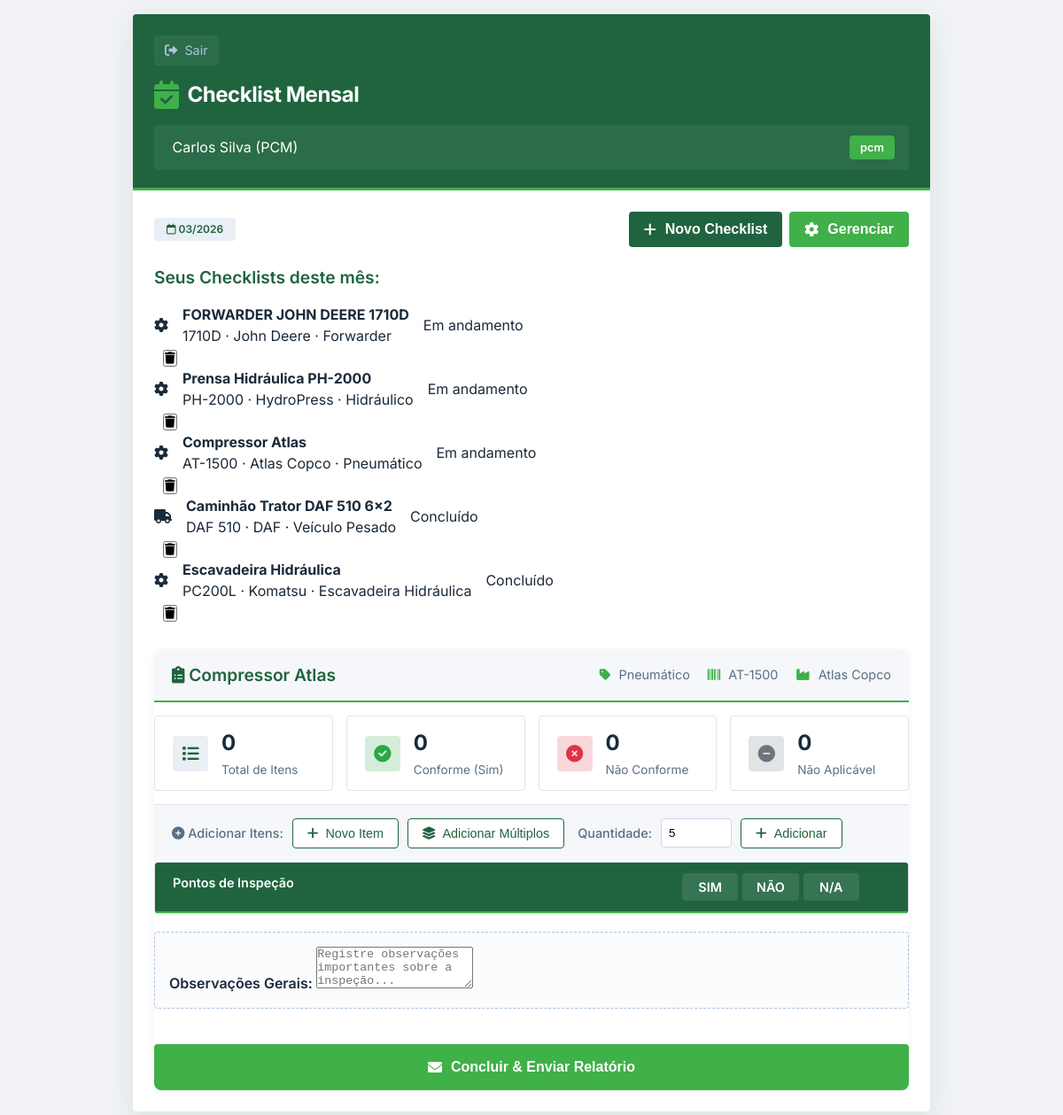
The app's page /modulo/checklist?checklist_id=3 (signed in) with its own data.
### app.py (models this page shows, shortened)
class Usuario(db.Model):
    __tablename__ = 'usuarios'
    id = db.Column(db.Integer, primary_key=True)
    nome = db.Column(db.String(100), nullable=False)
    login = db.Column(db.String(50), unique=True, nullable=False)
    senha = db.Column(db.String(100), nullable=False)
    perfil = db.Column(db.String(20), nullable=False)  # 'manutentor', 'pcm', 'operador'
    modulo_acesso = db.Column(db.String(50))  # 'leitura', 'checklist', 'corretivas', 'todos'
    checklists = db.relationship('Checklist', back_populates='operador', cascade='all, delete-orphan')
    chamados = db.relationship('ChamadoCorretivo', back_populates='manutentor', cascade='all, delete-orphan')

class Checklist(db.Model):
    __tablename__ = 'checklists'
    id = db.Column(db.Integer, primary_key=True)
    equipamento_id = db.Column(db.Integer, db.ForeignKey('equipamentos.id'))
    mes_ano = db.Column(db.String(7))  # MM/YYYY
    operador_id = db.Column(db.Integer, db.ForeignKey('usuarios.id'))
    status = db.Column(db.String(20), default='pendente')  # 'pendente', 'concluido'
    observacoes = db.Column(db.Text)
    data_execucao = db.Column(db.DateTime)
    equipamento = db.relationship('Equipamento', back_populates='checklists')
    operador = db.relationship('Usuario', back_populates='checklists')
    itens = db.relationship('ItemChecklist', back_populates='checklist', cascade='all, delete-orphan')

class Equipamento(db.Model):
    __tablename__ = 'equipamentos'
    id = db.Column(db.Integer, primary_key=True)
    nome = db.Column(db.String(100), nullable=False)
    modelo = db.Column(db.String(50))
    fabricante = db.Column(db.String(100))
    tipo = db.Column(db.String(50))
    manual_pdf = db.Column(db.String(200))
    data_cadastro = db.Column(db.DateTime, default=datetime.utcnow)
    itens_padrao = db.relationship('ItemPadraoChecklist', back_populates='equipamento', cascade='all, delete-orphan')
    checklists = db.relationship('Checklist', back_populates='equipamento', cascade='all, delete-orphan')
    chamados = db.relationship('ChamadoCorretivo', back_populates='equipamento', cascade='all, delete-orphan')

### app.py (the view)
@app.route('/modulo/checklist')
@login_required
@modulo_required('checklist')
def modulo_checklist():
    usuario = Usuario.query.get(session['usuario_id'])
    data_atual = datetime.now()
    mes_ano = data_atual.strftime('%m/%Y')
    novo = request.args.get('new', type=int)
    checklists = Checklist.query.filter_by(
        operador_id=usuario.id,
        mes_ano=mes_ano
    ).all()
    checklist_id = request.args.get('checklist_id', type=int)
    if novo or not checklists:
        checklist = None
    elif checklist_id:
        checklist = Checklist.query.get(checklist_id)
    else:
        checklist = checklists[0] if checklists else None
    equipamentos = Equipamento.query.all()
    return render_template('modulo_checklist.html',
                         usuario=usuario,
                         checklist=checklist,
                         checklists=checklists,  # Passa a lista completa
                         equipamentos=equipamentos,
                         mes_ano=mes_ano)

### templates/modulo_checklist.html (shortened to what this page needs)
<!DOCTYPE html>
<html lang="pt-BR">
<head>
    <link rel="stylesheet" href="https://cdnjs.cloudflare.com/ajax/libs/font-awesome/6.0.0-beta3/css/all.min.css">
    <link rel="stylesheet" href="{{ url_for('static', filename='css/modulo_checklist.css') }}">
</head>
<body>
<div class="app-container">
    <div class="screen">
        <div class="header-aguia">
            <div class="back-button" onclick="window.location.href='/'">
                <i class="fas fa-sign-out-alt"></i> Sair
            </div>
            <div class="header-logo">
                <i class="fas fa-calendar-check"></i> Checklist Mensal
            </div>
            <div class="user-info">
                <span> {{ usuario.nome }} ({{ usuario.perfil|upper }})</span>
                <span class="badge">{{ usuario.perfil }}</span>
            </div>
        </div>
        <div class="content-padded">
            <div style="display:flex; justify-content: space-between; align-items: center; margin-bottom: 20px;">
                <span class="status-tag"><i class="far fa-calendar"></i> {{ mes_ano }}</span>
                <div style="display: flex; gap: 8px;">
                    <button class="btn" style="width: auto; padding: 10px 16px;" onclick="window.location.href='/modulo/checklist?new=1'">
                        <i class="fas fa-plus"></i> Novo Checklist
                    </button>
                    {% if usuario.perfil == 'pcm' %}
                    <button class="btn" style="width: auto; padding: 10px 16px; background: #40b049;" onclick="abrirModalGerenciarEquipamentos()">
                        <i class="fas fa-cog"></i> Gerenciar
                    </button>
                    {% endif %}
                </div>
            </div>
            {% if checklists and checklists|length > 0 and not request.args.get('new') %}
                <h3>Seus Checklists deste mês:</h3>
                <div style="margin-bottom: 20px;">
                    {% for chk in checklists %}
                    <div class="equipamento-card" style="cursor: pointer; position: relative;">
                        <div onclick="window.location.href='/modulo/checklist?checklist_id={{ chk.id }}'" style="display: flex; align-items: center; gap: 16px; flex: 1;">
                            <div class="equipamento-icon">
                                {% if 'daf' in chk.equipamento.nome|lower %}
                                <i class="fas fa-truck"></i>
                                {% else %}
                                <i class="fas fa-cog"></i>
                                {% endif %}
                            </div>
                            <div class="equipamento-info">
                                <h4>{{ chk.equipamento.nome }}</h4>
                                <p>{{ chk.equipamento.modelo }} · {{ chk.equipamento.fabricante }} · {{ chk.equipamento.tipo }}</p>
                            </div>
                            <div class="status-badge {% if chk.status == 'pendente' %}status-pendente{% else %}status-concluido{% endif %}">
                                {% if chk.status == 'pendente' %}Em andamento{% else %}Concluído{% endif %}
                            </div>
                        </div>
                        {% if usuario.perfil == 'pcm' %}
                        <div class="equipamento-actions" style="margin-left: 10px;">
                            <button class="action-btn delete" onclick="event.stopPropagation(); confirmarExcluirChecklist({{ chk.id }}, '{{ chk.equipamento.nome }}')" title="Excluir checklist">
                                <i class="fas fa-trash"></i>
                            </button>
                        </div>
                        {% endif %}
                    </div>
                    {% endfor %}
                </div>
            {% endif %}
            {% if checklist %}
                <div class="checklist-container" style="margin-top: 30px;">
                    <div class="checklist-header">
                        <h3><i class="fas fa-clipboard-list"></i> {{ checklist.equipamento.nome }}</h3>
                        <div class="checklist-info">
                            <span><i class="fas fa-tag"></i> {{ checklist.equipamento.tipo }}</span>
                            <span><i class="fas fa-barcode"></i> {{ checklist.equipamento.modelo }}</span>
                            <span><i class="fas fa-industry"></i> {{ checklist.equipamento.fabricante }}</span>
                        </div>
                    </div>
                    <div class="checklist-stats">
                        <div class="stat-card">
                            <div class="stat-icon total">
                                <i class="fas fa-list"></i>
                            </div>
                            <div class="stat-info">
                                <h4>{{ checklist.itens|length }}</h4>
                                <p>Total de Itens</p>
                            </div>
                        </div>
                        <div class="stat-card">
                            <div class="stat-icon sim">
                                <i class="fas fa-check-circle"></i>
                            </div>
                            <div class="stat-info">
                                <h4 id="totalSim">0</h4>
                                <p>Conforme (Sim)</p>
                            </div>
                        </div>
                        <div class="stat-card">
                            <div class="stat-icon nao">
                                <i class="fas fa-times-circle"></i>
                            </div>
                            <div class="stat-info">
                                <h4 id="totalNao">0</h4>
                                <p>Não Conforme</p>
                            </div>
                        </div>
                        <div class="stat-card">
                            <div class="stat-icon na">
                                <i class="fas fa-minus-circle"></i>
                            </div>
                            <div class="stat-info">
                                <h4 id="totalNA">0</h4>
                                <p>Não Aplicável</p>
                            </div>
                        </div>
                    </div>
                    {% if checklist.status == 'pendente' %}
                    <div class="checklist-toolbar">
                        <div class="toolbar-group">
                            <label><i class="fas fa-plus-circle"></i> Adicionar Itens:</label>
                            <button class="toolbar-btn" onclick="abrirModalAdicionarItem()">
                                <i class="fas fa-plus"></i> Novo Item
                            </button>
                            <button class="toolbar-btn" onclick="adicionarLinhasEmBranco()">
                                <i class="fas fa-layer-group"></i> Adicionar Múltiplos
                            </button>
                        </div>
                        <div class="toolbar-group">
                            <label>Quantidade:</label>
                            <input type="number" id="qtdLinhas" min="1" max="20" value="5">
                            <button class="toolbar-btn" onclick="adicionarLinhasEmBranco()">
                                <i class="fas fa-plus"></i> Adicionar
                            </button>
                        </div>
                    </div>
                    {% endif %}
                    <div class="checklist-grid">
                        <div class="checklist-header-row">
                            <div class="checklist-header-item">Pontos de Inspeção</div>
                            <div class="checklist-header-status">
                                <span>SIM</span>
                                <span>NÃO</span>
                                <span>N/A</span>
                            </div>
                            <div class="checklist-header-item"></div>
                        </div>
                    </div>
                    <div class="obs-box" style="margin-top: 20px;">
                        <label style="font-weight:600;">Observações Gerais:</label>
                        <textarea rows="3" id="observacoes" placeholder="Registre observações importantes sobre a inspeção..."
                                  {% if checklist.status == 'concluido' %}readonly{% endif %}>{{ checklist.observacoes or '' }}</textarea>
                    </div>
                    {% if checklist.status == 'pendente' %}
                    <button class="btn" style="background:#40b049; margin-top:20px;" onclick="finalizarChecklist({{ checklist.id }})">
                        <i class="fas fa-envelope"></i> Concluir & Enviar Relatório
                    </button>
                    {% endif %}
                </div>
            {% endif %}
        </div>
    </div>
</div>
</body>
</html>

### records on screen
Usuario: nome "Carlos Silva", perfil "PCM", perfil "pcm"
Checklist: equipamento.nome "FORWARDER JOHN DEERE 1710D", equipamento.modelo "1710D", equipamento.fabricante "John Deere", equipamento.tipo "Forwarder", status "Em andamento"
Checklist: equipamento.nome "Prensa Hidráulica PH-2000", equipamento.modelo "PH-2000", equipamento.fabricante "HydroPress", equipamento.tipo "Hidráulico", status "Em andamento"
Checklist: equipamento.nome "Compressor Atlas", equipamento.modelo "AT-1500", equipamento.fabricante "Atlas Copco", equipamento.tipo "Pneumático", shows "Em andamento"
Checklist: equipamento.nome "Caminhão Trator DAF 510 6x2", equipamento.modelo "DAF 510", equipamento.fabricante "DAF", equipamento.tipo "Veículo Pesado", status "Concluído"
Checklist: equipamento.nome "Escavadeira Hidráulica", equipamento.modelo "PC200L", equipamento.fabricante "Komatsu", equipamento.tipo "Escavadeira Hidráulica", status "Concluído"
Equipamento: equipamento.nome "Compressor Atlas", equipamento.tipo "Pneumático", equipamento.modelo "AT-1500", equipamento.fabricante "Atlas Copco"

### other values on screen
{{ checklist.itens|length }} "0"
